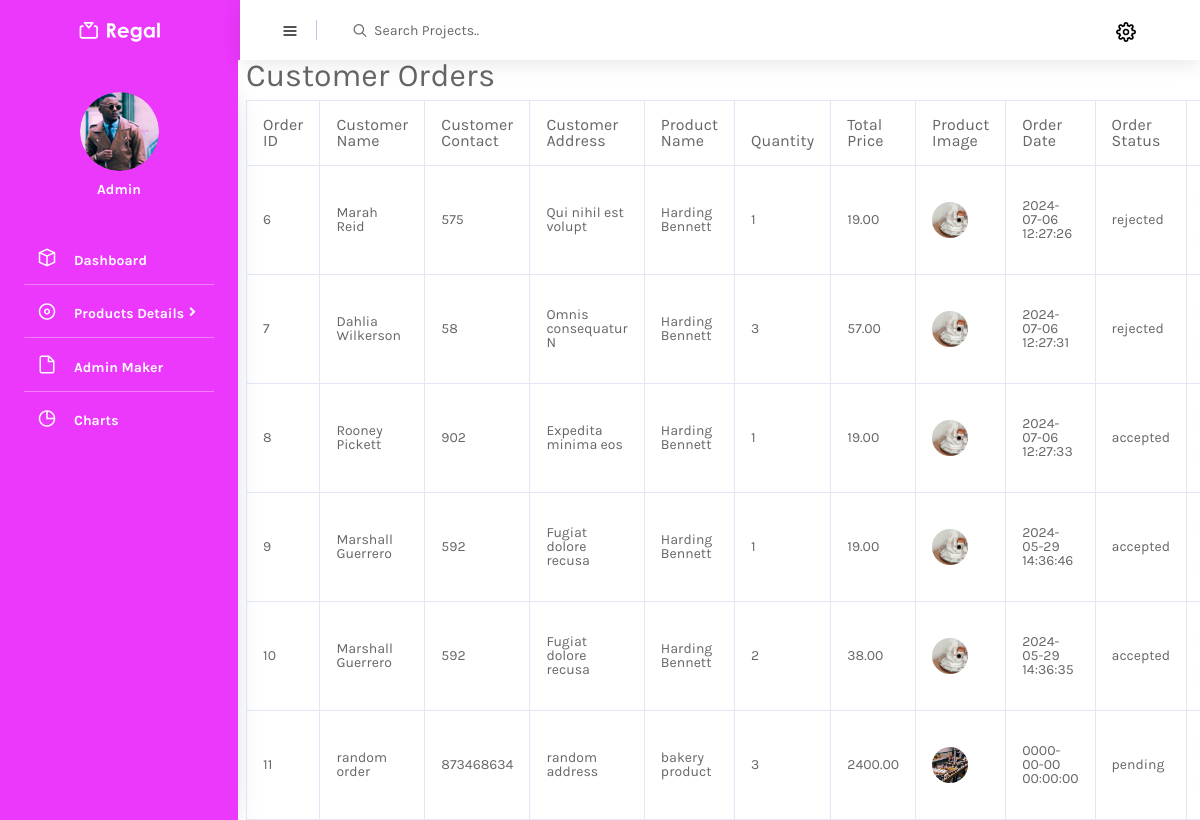
Page /admin/customerorders.php on the committed database.
### tables this page shows
CREATE TABLE `orders` (
  `order_id` int(11) NOT NULL AUTO_INCREMENT,
  `customer_id` int(11) NOT NULL,
  `product_id` int(11) NOT NULL,
  `product_name` varchar(255) NOT NULL,
  `customer_name` varchar(255) NOT NULL,
  `customer_contact` varchar(255) NOT NULL,
  `customer_address` text NOT NULL,
  `quantity` int(11) NOT NULL,
  `total_price` decimal(10,2) NOT NULL,
  `product_image` varchar(255) DEFAULT NULL,
  `order_date` timestamp NOT NULL DEFAULT current_timestamp() ON UPDATE current_timestamp(),
  `status` enum('rejected','pending','accepted') DEFAULT 'pending',
  PRIMARY KEY (`order_id`)
);

### admin/customerorders.php (the view, shortened to what this page needs)
<?php include "header.php"; ?>
<div class="container-fluid">
    <div class="row">
        <div class="col-lg-12">
            <h2>Customer Orders</h2>
            <div class="table-responsive">
                <table class="table table-bordered">
                    <thead>
                        <tr>
                            <th>Order ID</th>
                            <th>Customer Name</th>
                            <th>Customer Contact</th>
                            <th>Customer Address</th>
                            <th>Product Name</th>
                            <th>Quantity</th>
                            <th>Total Price</th>
                            <th>Product Image</th>
                            <th>Order Date</th>
                            <th>Order Status</th>
                            <th>Action</th>
                        </tr>
                    </thead>
                    <tbody>
                        <?php
                        $fetchOrdersQuery = "SELECT * FROM orders";
                        $result = mysqli_query($link, $fetchOrdersQuery);
                        if ($result && mysqli_num_rows($result) > 0) {
                            while ($order = mysqli_fetch_assoc($result)) {
                                $imagePath = "../admin/product_images/" . $order['product_image'];
                        ?>
                                <tr>
                                    <td><?php echo $order['order_id']; ?></td>
                                    <td><?php echo $order['customer_name']; ?></td>
                                    <td><?php echo $order['customer_contact']; ?></td>
                                    <td><?php echo $order['customer_address']; ?></td>
                                    <td><?php echo $order['product_name']; ?></td>
                                    <td><?php echo $order['quantity']; ?></td>
                                    <td><?php echo $order['total_price']; ?></td>
                                    <td>
                                        <?php if (file_exists($imagePath)): ?>
                                            <img src="<?php echo $imagePath; ?>" alt="Product Image" class="img-fluid" style="max-width: 100px; max-height: 100px;">
                                        <?php else: ?>
                                            <span>Image not found</span>
                                        <?php endif; ?>
                                    </td>
                                    <td><?php echo $order['order_date']; ?></td>
                                    <td><?php echo $order['status']; ?></td>
                                    <td>
                                    </td>
                                </tr>
                        <?php
                            }
                        } else {
                            echo '<tr><td colspan="11">No orders found.</td></tr>';
                        }
                        ?>
                    </tbody>
                </table>
            </div>
        </div>
    </div>
</div>
<?php include "footer.php"; ?>

### admin/header.php (shortened to what this page needs)
<?php include_once "../connection.php"; ?>
<!DOCTYPE html>
<html lang="en">
<head>
  <link rel="stylesheet" href="vendors/mdi/css/materialdesignicons.min.css">
  <link rel="stylesheet" href="vendors/feather/feather.css">
  <link rel="stylesheet" href="vendors/base/vendor.bundle.base.css">
  <link rel="stylesheet" href="vendors/flag-icon-css/css/flag-icon.min.css"/>
  <link rel="stylesheet" href="vendors/font-awesome/css/font-awesome.min.css">
  <link rel="stylesheet" href="vendors/jquery-bar-rating/fontawesome-stars-o.css">
  <link rel="stylesheet" href="vendors/jquery-bar-rating/fontawesome-stars.css">
  <link rel="stylesheet" href="css/style.css">
</head>
<body>
  <div class="container-scroller">
    <nav class="navbar col-lg-12 col-12 p-0 fixed-top d-flex flex-row">
      <div class="text-center navbar-brand-wrapper d-flex align-items-center justify-content-center">
        <a class="navbar-brand brand-logo" href="index.html"><img src="images/logo.svg" alt="logo"/></a>
      </div>
      <div class="navbar-menu-wrapper d-flex align-items-center justify-content-end">
        <button class="navbar-toggler navbar-toggler align-self-center" type="button" data-toggle="minimize">
          <span class="icon-menu"></span>
        </button>
        <ul class="navbar-nav mr-lg-2">
          <li class="nav-item nav-search d-none d-lg-block">
            <div class="input-group">
              <div class="input-group-prepend">
                <span class="input-group-text" id="search">
                  <i class="icon-search"></i>
                </span>
              </div>
              <input type="text" class="form-control" placeholder="Search Projects.." aria-label="search" aria-describedby="search">
            </div>
          </li>
        </ul>
        <ul class="navbar-nav navbar-nav-right">
          <li class="nav-item dropdown d-flex mr-4 ">
            <a class="nav-link count-indicator dropdown-toggle d-flex align-items-center justify-content-center" id="notificationDropdown" href="#" data-toggle="dropdown">
              <i class="icon-cog"></i>
            </a>
          </li>
        </ul>
      </div>
    </nav>
    <?php
$adminEmail = $_SESSION["da_admin_email"];
$query = "SELECT * FROM customers WHERE email = '$adminEmail' AND role = 'admin'";
$result = mysqli_query($link, $query);
$adminData = mysqli_fetch_assoc($result);
?>
    <div class="container-fluid page-body-wrapper">
        <nav class="sidebar sidebar-offcanvas" id="sidebar">
            <div class="user-profile">
                <div class="user-image">
                    <?php if (!empty($adminData['profile_image'])) { ?>
                        <img src="../profile_images/<?php echo htmlspecialchars($adminData['profile_image']); ?>" alt="Profile Image">
                    <?php } else { ?>
                        <img src="images/faces/face28.png" alt="Default Profile Image">
                    <?php } ?>
                </div>
                <div class="user-name">
                    <?php echo !empty($adminData['username']) ? htmlspecialchars($adminData['username']) : 'Admin'; ?>
                </div>
            </div>
            <ul class="nav">
                <li class="nav-item">
                    <a class="nav-link" href="index.php">
                        <i class="icon-box menu-icon"></i>
                        <span class="menu-title">Dashboard</span>
                    </a>
                </li>
                <li class="nav-item">
                    <a class="nav-link" data-toggle="collapse" href="#ui-basic" aria-expanded="false" aria-controls="ui-basic">
                        <i class="icon-disc menu-icon"></i>
                        <span class="menu-title">Products Details</span>
                        <i class="menu-arrow"></i>
                    </a>
                </li>
                <li class="nav-item">
                    <a class="nav-link" href="adminmaker.php">
                        <i class="icon-file menu-icon"></i>
                        <span class="menu-title">Admin Maker</span>
                    </a>
                </li>
                <li class="nav-item">
                    <a class="nav-link" href="pages/charts/chartjs.html">
                        <i class="icon-pie-graph menu-icon"></i>
                        <span class="menu-title">Charts</span>
                    </a>
                </li>
            </ul>
        </nav>

### admin/footer.php (shortened to what this page needs)
      </div>
    </div>
</body>
</html>

### rows in the picture
orders: order_id "6", customer_name "Marah Reid", customer_contact "575", customer_address "Qui nihil est volupt", product_name "Harding Bennett", quantity "1", total_price "19.00", product_image (picture), order_date "2024-07-06 12:27:26", status "rejected"
orders: order_id "7", customer_name "Dahlia Wilkerson", customer_contact "58", customer_address "Omnis consequatur N", product_name "Harding Bennett", quantity "3", total_price "57.00", product_image (picture), order_date "2024-07-06 12:27:31", status "rejected"
orders: order_id "8", customer_name "Rooney Pickett", customer_contact "902", customer_address "Expedita minima eos", product_name "Harding Bennett", quantity "1", total_price "19.00", product_image (picture), order_date "2024-07-06 12:27:33", status "accepted"
orders: order_id "9", customer_name "Marshall Guerrero", customer_contact "592", customer_address "Fugiat dolore recusa", product_name "Harding Bennett", quantity "1", total_price "19.00", product_image (picture), order_date "2024-05-29 14:36:46", status "accepted"
orders: order_id "10", customer_name "Marshall Guerrero", customer_contact "592", customer_address "Fugiat dolore recusa", product_name "Harding Bennett", quantity "2", total_price "38.00", product_image (picture), order_date "2024-05-29 14:36:35", status "accepted"
orders: order_id "11", customer_name "random order", customer_contact "873468634", customer_address "random address", product_name "bakery product", quantity "3", total_price "2400.00", product_image (picture), order_date "0000-00-00 00:00:00", status "pending"
